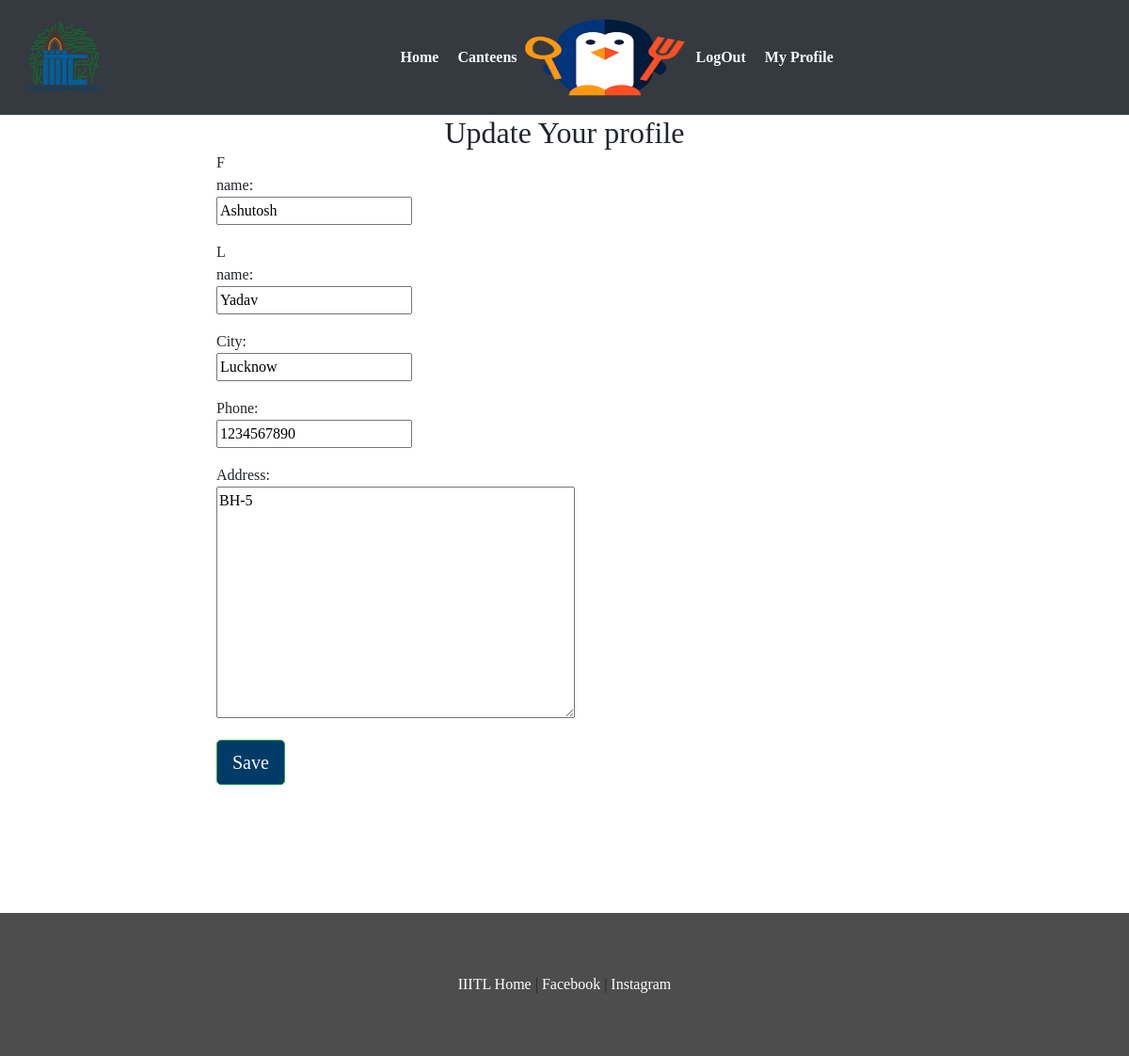
The page /user/update/1/ (signed in) on the database as committed earlier.
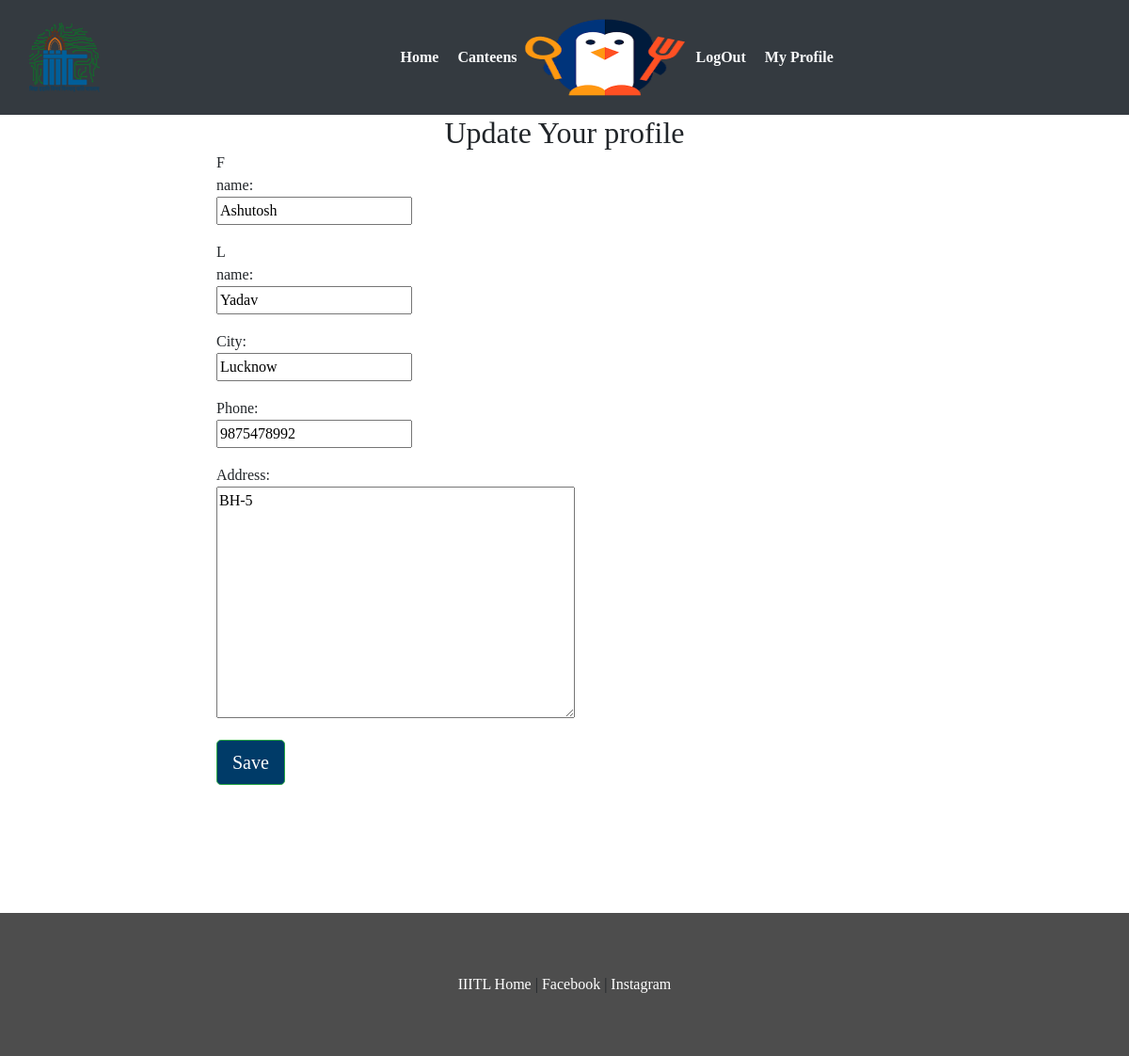
The same page on the database as committed later.
### webapp/models.py (models this page shows, shortened)
class Customer(models.Model):
	user 		= models.OneToOneField(settings.AUTH_USER_MODEL,on_delete=models.CASCADE)
	f_name   	= models.CharField(max_length=20,blank=False)
	l_name		= models.CharField(max_length=20,blank=False)
	city  		= models.CharField(max_length=40,blank=False)
	phone 		= models.CharField(max_length=10,blank=False)
	address		= models.TextField()

### webapp/views.py (the view)
# urls.py: path('user/update/<int:id>/',views.updateCustomer,name='cupdate'),
def updateCustomer(request,id):
	form  	 = CustomerForm(request.POST or None,instance=request.user.customer)
	if form.is_valid():
		form.save()
		return redirect('profile')
	context={
	'form':form,
	'title':"Update Your profile"
	}
	return render(request,'webapp/profile_form.html',context)

### webapp/forms.py
class CustomerForm(forms.ModelForm):
	class Meta:
		model = Customer
		fields =['f_name','l_name','city','phone','address']

### webapp/templates/webapp/profile_form.html (shortened to what this page needs)
{% extends 'webapp/base.html'%}
{% block body %}
<div class="container">
	<h2 class="text-center">{{title}}</h2>
</div>
<div class="container col-md-8">
	    <div class="row">
	    <div class="col-md-4 col-md-offset-2">
		<form method="post" class="form-horizontal">
  			{% for field in form %}
    			<div class="form-group">
        			<div class="col-md-offset-2 col-sm-8">
        			</div>
        			<label class="control-label col-sm-4">{{ field.label_tag }}</label>
        			<div class="col-sm-12">{{ field }}</div>
    			</div>
			{% endfor %}
  		<div class="form-group">
          	<div class="col-sm-offset-2 col-sm-10">
                <button type="submit" class="btn btn-success btn-lg">Save</button>
          	 </div>
   		</div>
		</form>
	</div>
</div>
 <br>
</div>
{% endblock%}

Rows that differ between the two databases and show on the page:
changed Customer "Ashutosh": phone "1234567890" → "9875478992"
